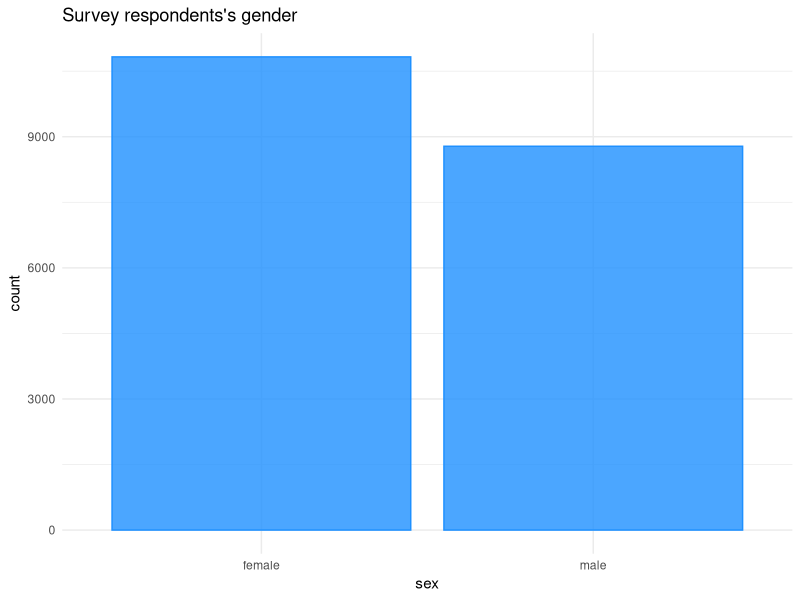
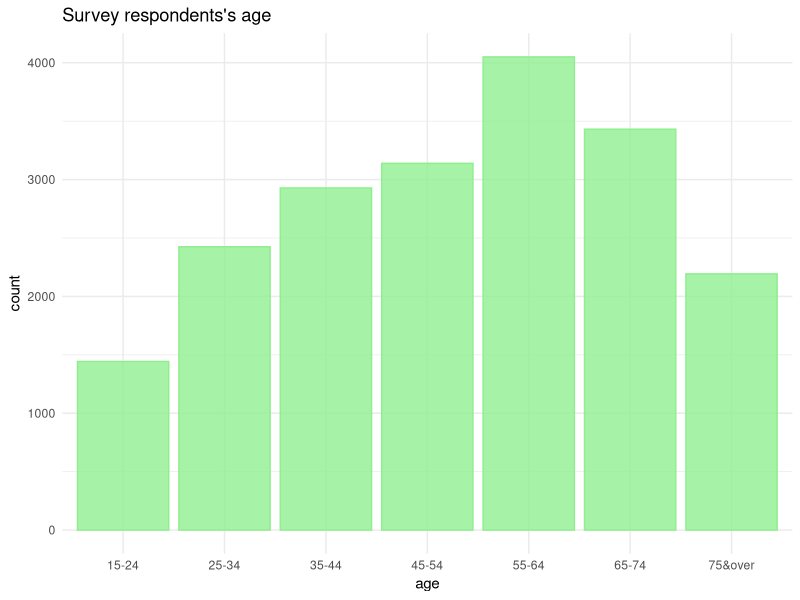
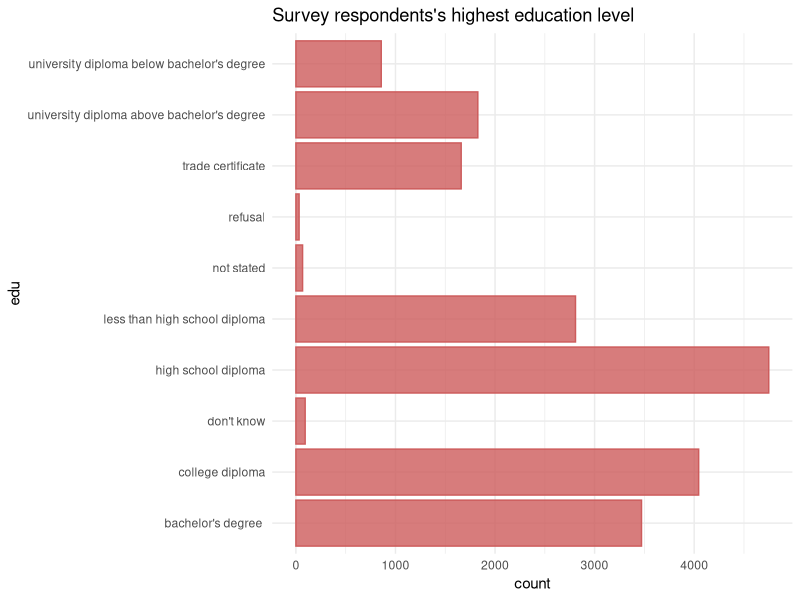
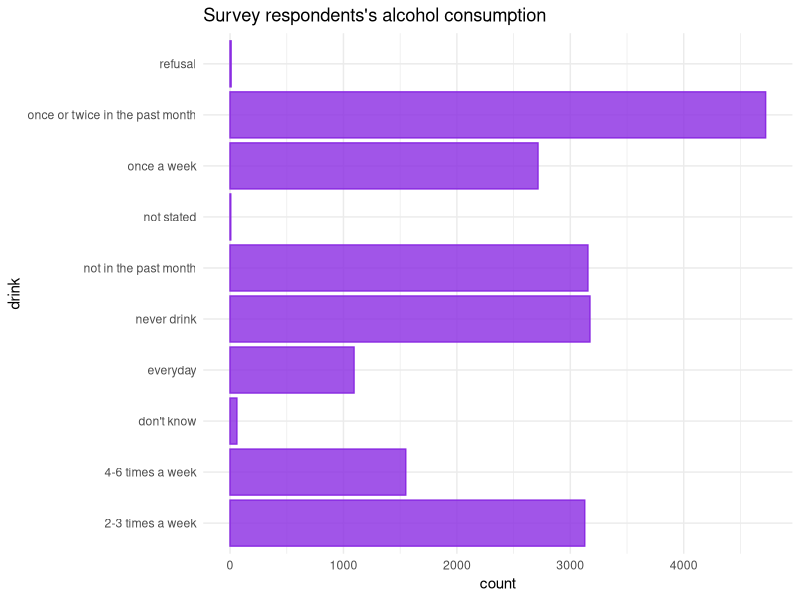
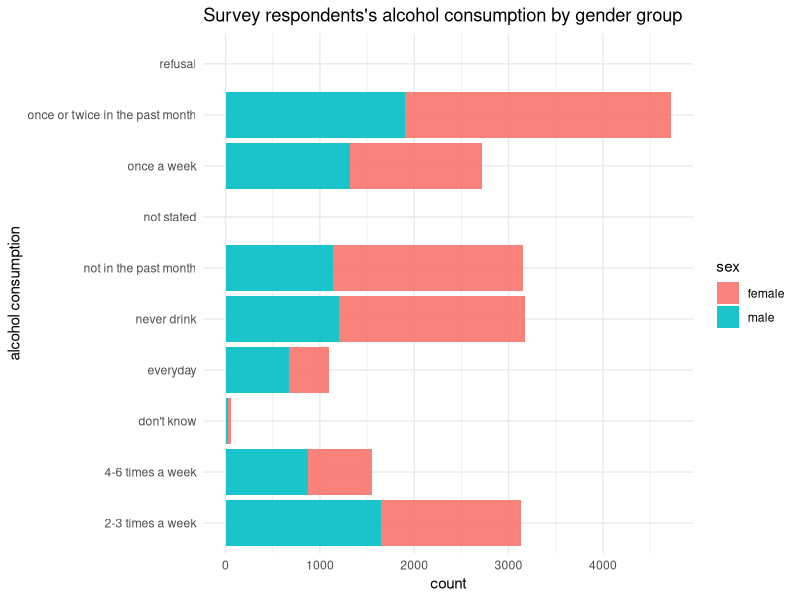
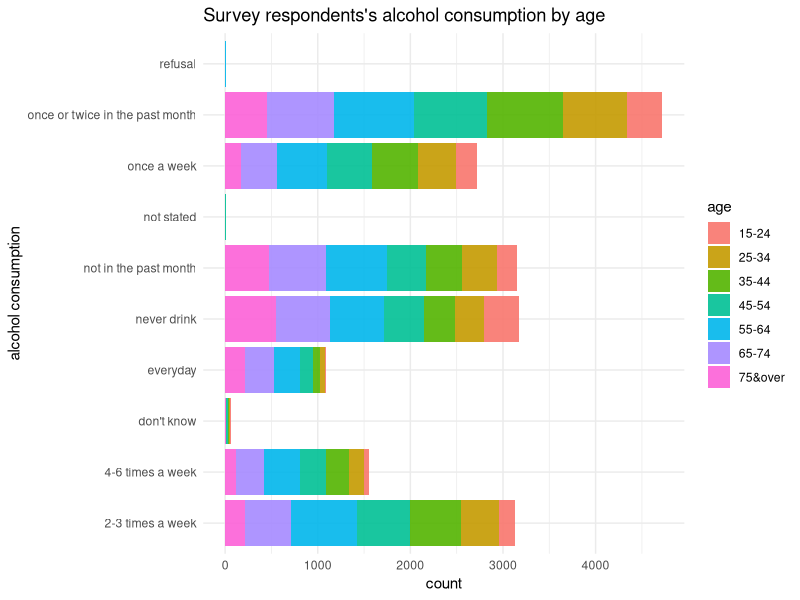
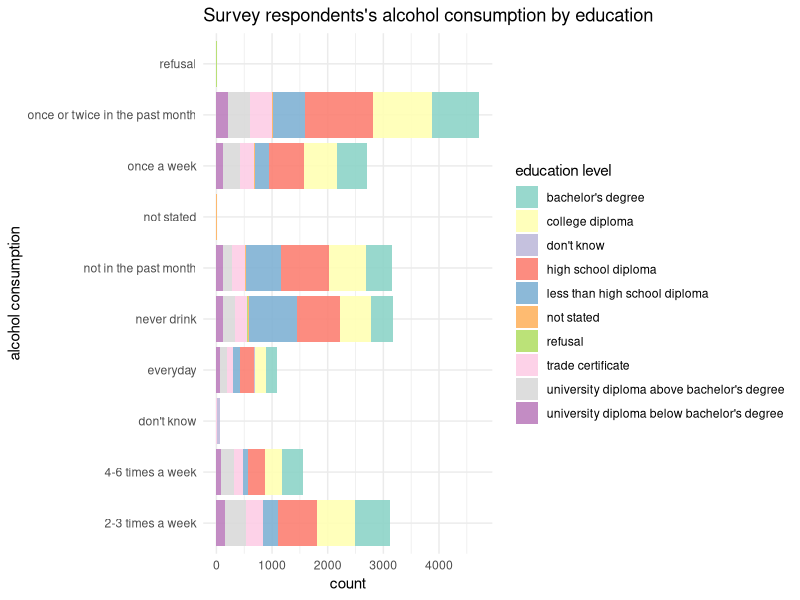

Here is the R script that generated these plots, in order: (Note: this script raises an error after producing the figures.)
## ---- chunk 1
library(tidyverse)
library(dplyr)
library(ggplot2)
library(knitr)
library(tidytext)
library(lmtest)
## ---- chunk 2
# import raw dataset
raw_df <- read_csv("AACos3du.csv")
## ---- chunk 3
# cleaning process  
df <- raw_df %>% 
  select(CASEID, sex, agegr10, ehg3_01 , drr_110) %>% 
  rename(id = CASEID, 
         age = agegr10, 
         edu = ehg3_01,
         drink = drr_110) 
write_csv(df, "df.csv")

df1 <- df %>% 
  mutate(sex = case_when(sex == 1 ~ "male",
                         sex == 2 ~ "female",
                         sex == 6 ~ "valid skip",
                         sex == 7 ~ "don't know",
                         sex == 8 ~ "refusal",
                         sex == 9 ~ "not stated"),
         age = case_when(age == 1 ~ "15-24",
                         age == 2 ~ "25-34",
                         age == 3 ~ "35-44",
                         age == 4 ~ "45-54",
                         age == 5 ~ "55-64",
                         age == 6 ~ "65-74",
                         age == 7 ~ "75&over",
                         age== 96 ~ "valid skip",
                         age == 97 ~ "don't know",
                         age == 98 ~ "refusal",
                         age == 99 ~ "not stated"),
         edu = case_when(edu == 1 ~ "less than high school diploma",
                         edu == 2 ~ "high school diploma",
                         edu == 3 ~ "trade certificate",
                         edu == 4 ~ "college diploma",
                         edu == 5 ~ "university diploma below bachelor's degree",
                         edu == 6 ~ "bachelor's degree ",
                         edu == 7 ~ "university diploma above bachelor's degree",
                         edu == 96 ~ "valid skip",
                         edu == 97 ~ "don't know",
                         edu == 98 ~ "refusal",
                         edu == 99 ~ "not stated"),
         drink = case_when(drink == 1 ~ "everyday",
                           drink == 2 ~ "4-6 times a week",
                           drink == 3 ~ "2-3 times a week",
                           drink == 4 ~ "once a week",
                           drink == 5 ~ "once or twice in the past month",
                           drink == 6 ~ "not in the past month",
                           drink == 7 ~ "never drink",
                           drink == 96 ~ "valid skip",
                           drink == 97 ~ "don't know",
                           drink == 98 ~ "refusal",
                           drink == 99 ~ "not stated"))
write_csv(df1, "df1.csv")                           
## ---- chunk 4
#EDA
df1 %>% 
  ggplot(aes(x=sex))+
  geom_bar(color = "dodgerblue", fill = "dodgerblue", alpha = 0.8)+
  theme_minimal()+
  labs(title = "Survey respondents's gender")
## ---- chunk 5
#EDA
df1 %>% 
  ggplot(aes(x=age))+
  geom_bar(color = "lightgreen", fill = "lightgreen", alpha = 0.8)+
  theme_minimal()+
  labs(title = "Survey respondents's age")
## ---- chunk 6
#EDA
df1 %>% 
  ggplot(aes(x=edu))+
  geom_bar(color = "indianred", fill = "indianred", alpha = 0.8)+
  theme_minimal()+
  coord_flip()+
  labs(title = "Survey respondents's highest education level")
## ---- chunk 7
#EDA
df1 %>% 
  ggplot(aes(x=drink))+
  geom_bar(color = "blueviolet", fill = "blueviolet", alpha = 0.8)+
  theme_minimal()+
  coord_flip()+
  labs(title = "Survey respondents's alcohol consumption")
## ---- chunk 8
#EDA
df1 %>% 
  ggplot(aes(x=drink, fill = sex))+
  geom_bar(alpha = 0.9)+
  theme_minimal()+
  coord_flip()+
  labs(x = "alcohol consumption", title = "Survey respondents's alcohol consumption by gender group")

## ---- chunk 9
#EDA
df1 %>% 
  ggplot(aes(x=drink, fill = age))+
  geom_bar(alpha = 0.9)+
  theme_minimal()+
  coord_flip()+
  labs(x = "alcohol consumption", title = "Survey respondents's alcohol consumption by age" )
## ---- chunk 10
#EDA
df1 %>% 
  ggplot(aes(x=drink, fill = edu))+
  geom_bar(alpha = 0.9)+
  theme_minimal()+
  coord_flip()+
  scale_fill_brewer(palette="Set3")+
  labs(x = "alcohol consumption", fill = "education level", title = "Survey respondents's alcohol consumption by education" )
## ---- chunk 11
mod1  <- lm(drink ~ sex+ age + edu, data = df)
mod2 <- lm(drink ~ sex+ edu, data = df)
mod3 <- lm(drink ~ sex, data = df)
## ---- chunk 12
knitr::kable(tidy(mod1), caption = "Summary table for mod1")
## ---- chunk 13
knitr::kable(tidy(mod2), caption = "Summary table for mod2")
## ---- chunk 14
knitr::kable(tidy(mod3), caption = "Summary table for mod3")
## ---- chunk 15
tibble(anova(mod2, mod3)) %>% 
  knitr::kable(caption = "The anova test between mod2 and mod3")

tibble(anova(mod2, mod1)) %>% 
  knitr::kable(caption = "The anova test between mod2 and mod1")
